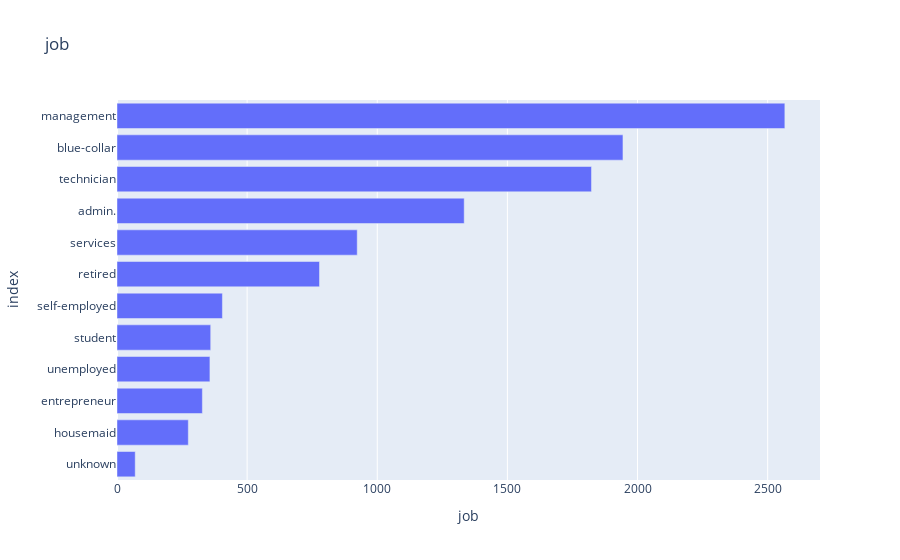
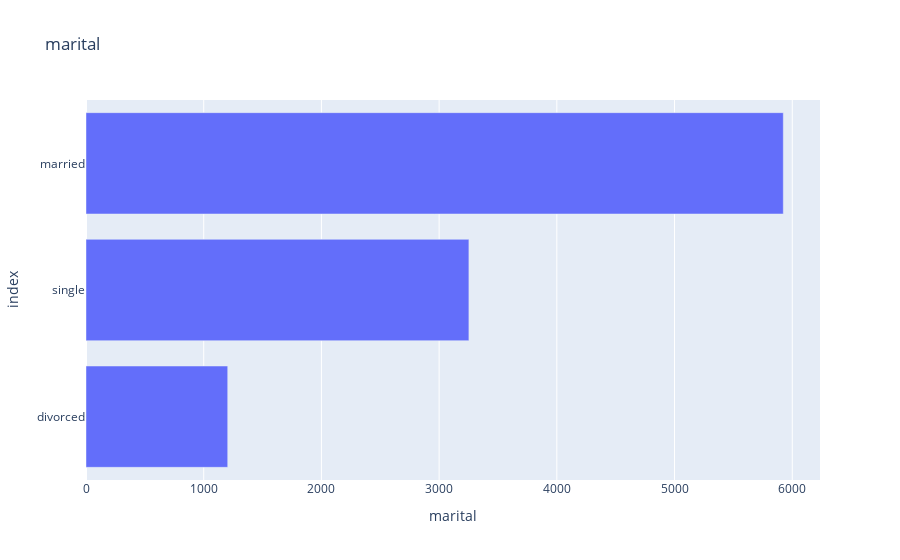
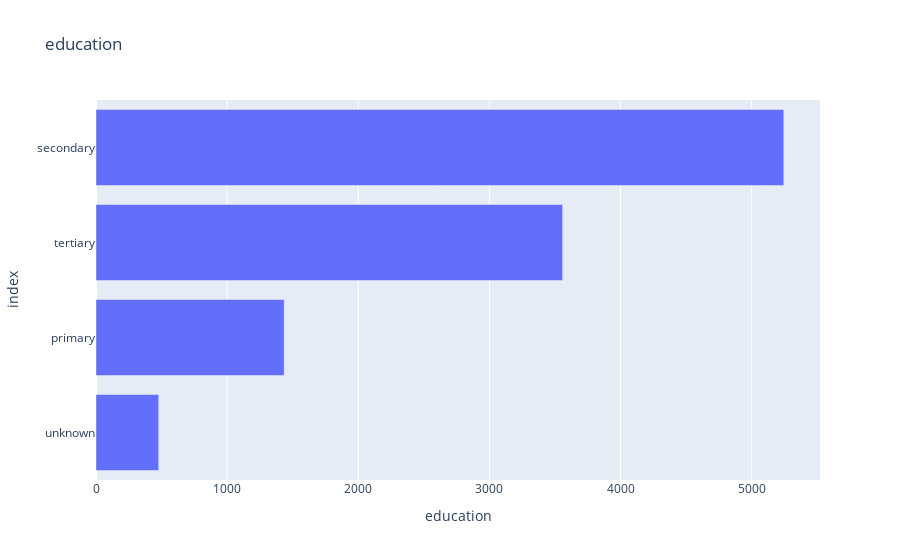
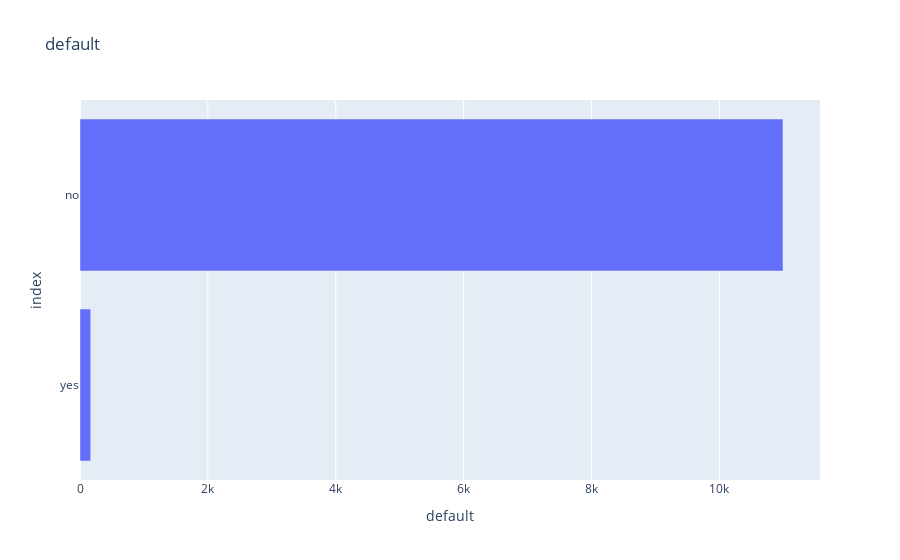

The notebook cell these images were saved under, in order:
### Markdown cell above
Categorical variables
Let's loop through our categorical variables and get an understanding of the different values they can take.

This can also help us understand if there are any variables that need to be reduced in preparation for one-hot-encoding.

### Code cell
# Define our categorical variables
categorical_variables = df.select_dtypes(include=["object"]).columns.tolist()
categorical_variables.remove("deposit")

# Print the value counts of the categorical columns
for var in categorical_variables:
    value_counts = df[var].value_counts(ascending=True)
    fig = px.bar(value_counts,
                 x=var,
                 y=value_counts.index,
                 title=var
                )
    
    fig.show()

### Figure 1 — Plotly figure (JSON) as saved in the notebook; plotly's stock layout.template omitted (floating-point values rounded to 4 significant figures)
{"data": [{"alignmentgroup": "True", "hovertemplate": "job=%{x}<br>index=%{y}<extra></extra>", "legendgroup": "", "marker": {"color": "#636efa", "pattern": {"shape": ""}}, "name": "", "offsetgroup": "", "orientation": "h", "showlegend": false, "textposition": "auto", "type": "bar", "x": [70, 274, 328, 357, 360, 405, 778, 923, 1334, 1823, 1944, 2566], "xaxis": "x", "y": ["unknown", "housemaid", "entrepreneur", "unemployed", "student", "self-employed", "retired", "services", "admin.", "technician", "blue-collar", "management"], "yaxis": "y"}], "layout": {"barmode": "relative", "legend": {"tracegroupgap": 0}, "title": {"text": "job"}, "xaxis": {"anchor": "y", "domain": [0, 1], "title": {"text": "job"}}, "yaxis": {"anchor": "x", "domain": [0, 1], "title": {"text": "index"}}}}

### Figure 2 — Plotly figure (JSON) as saved in the notebook; plotly's stock layout.template omitted (floating-point values rounded to 4 significant figures)
{"data": [{"alignmentgroup": "True", "hovertemplate": "marital=%{x}<br>index=%{y}<extra></extra>", "legendgroup": "", "marker": {"color": "#636efa", "pattern": {"shape": ""}}, "name": "", "offsetgroup": "", "orientation": "h", "showlegend": false, "textposition": "auto", "type": "bar", "x": [1204, 3253, 5924], "xaxis": "x", "y": ["divorced", "single", "married"], "yaxis": "y"}], "layout": {"barmode": "relative", "legend": {"tracegroupgap": 0}, "title": {"text": "marital"}, "xaxis": {"anchor": "y", "domain": [0, 1], "title": {"text": "marital"}}, "yaxis": {"anchor": "x", "domain": [0, 1], "title": {"text": "index"}}}}

### Figure 3 — Plotly figure (JSON) as saved in the notebook; plotly's stock layout.template omitted (floating-point values rounded to 4 significant figures)
{"data": [{"alignmentgroup": "True", "hovertemplate": "education=%{x}<br>index=%{y}<extra></extra>", "legendgroup": "", "marker": {"color": "#636efa", "pattern": {"shape": ""}}, "name": "", "offsetgroup": "", "orientation": "h", "showlegend": false, "textposition": "auto", "type": "bar", "x": [478, 1435, 3558, 5245], "xaxis": "x", "y": ["unknown", "primary", "tertiary", "secondary"], "yaxis": "y"}], "layout": {"barmode": "relative", "legend": {"tracegroupgap": 0}, "title": {"text": "education"}, "xaxis": {"anchor": "y", "domain": [0, 1], "title": {"text": "education"}}, "yaxis": {"anchor": "x", "domain": [0, 1], "title": {"text": "index"}}}}

### Figure 4 — Plotly figure (JSON) as saved in the notebook; plotly's stock layout.template omitted (floating-point values rounded to 4 significant figures)
{"data": [{"alignmentgroup": "True", "hovertemplate": "default=%{x}<br>index=%{y}<extra></extra>", "legendgroup": "", "marker": {"color": "#636efa", "pattern": {"shape": ""}}, "name": "", "offsetgroup": "", "orientation": "h", "showlegend": false, "textposition": "auto", "type": "bar", "x": [168, 10994], "xaxis": "x", "y": ["yes", "no"], "yaxis": "y"}], "layout": {"barmode": "relative", "legend": {"tracegroupgap": 0}, "title": {"text": "default"}, "xaxis": {"anchor": "y", "domain": [0, 1], "title": {"text": "default"}}, "yaxis": {"anchor": "x", "domain": [0, 1], "title": {"text": "index"}}}}
